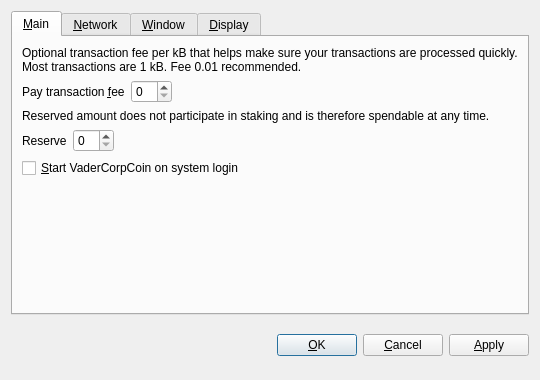
<?xml version="1.0" encoding="UTF-8"?>
<ui version="4.0">
 <class>OptionsDialog</class>
 <widget class="QDialog" name="OptionsDialog">
  <property name="geometry">
   <rect>
    <x>0</x>
    <y>0</y>
    <width>540</width>
    <height>380</height>
   </rect>
  </property>
  <property name="windowTitle">
   <string>Options</string>
  </property>
  <property name="modal">
   <bool>true</bool>
  </property>
  <layout class="QVBoxLayout" name="verticalLayout">
   <item>
    <widget class="QTabWidget" name="tabWidget">
     <property name="tabPosition">
      <enum>QTabWidget::North</enum>
     </property>
     <property name="currentIndex">
      <number>0</number>
     </property>
     <widget class="QWidget" name="tabMain">
      <attribute name="title">
       <string>&amp;Main</string>
      </attribute>
      <layout class="QVBoxLayout" name="verticalLayout_Main">
       <item>
        <widget class="QLabel" name="transactionFeeInfoLabel">
         <property name="text">
          <string>Optional transaction fee per kB that helps make sure your transactions are processed quickly. Most transactions are 1 kB. Fee 0.01 recommended.</string>
         </property>
         <property name="textFormat">
          <enum>Qt::PlainText</enum>
         </property>
         <property name="wordWrap">
          <bool>true</bool>
         </property>
        </widget>
       </item>
       <item>
        <layout class="QHBoxLayout" name="horizontalLayoutFee">
         <item>
          <widget class="QLabel" name="transactionFeeLabel">
           <property name="text">
            <string>Pay transaction &amp;fee</string>
           </property>
           <property name="textFormat">
            <enum>Qt::PlainText</enum>
           </property>
           <property name="buddy">
            <cstring>transactionFee</cstring>
           </property>
          </widget>
         </item>
         <item>
          <widget class="BitcoinAmountField" name="transactionFee"/>
         </item>
         <item>
          <spacer name="horizontalSpacerFee">
           <property name="orientation">
            <enum>Qt::Horizontal</enum>
           </property>
           <property name="sizeHint" stdset="0">
            <size>
             <width>40</width>
             <height>20</height>
            </size>
           </property>
          </spacer>
         </item>
        </layout>
       </item>
       <item>
        <widget class="QLabel" name="reserveBalanceInfoLabel">
         <property name="text">
          <string>Reserved amount does not participate in staking and is therefore spendable at any time.</string>
         </property>
         <property name="textFormat">
          <enum>Qt::PlainText</enum>
         </property>
         <property name="wordWrap">
          <bool>true</bool>
         </property>
        </widget>
       </item>
       <item>
        <layout class="QHBoxLayout" name="horizontalLayoutReserveBalance">
         <item>
          <widget class="QLabel" name="reserveBalanceLabel">
           <property name="text">
            <string>Reserve</string>
           </property>
           <property name="textFormat">
            <enum>Qt::PlainText</enum>
           </property>
           <property name="buddy">
            <cstring>reserveBalance</cstring>
           </property>
          </widget>
         </item>
         <item>
          <widget class="BitcoinAmountField" name="reserveBalance"/>
         </item>
         <item>
          <spacer name="horizontalSpacerReserveBalance">
           <property name="orientation">
            <enum>Qt::Horizontal</enum>
           </property>
           <property name="sizeHint" stdset="0">
            <size>
             <width>40</width>
             <height>20</height>
            </size>
           </property>
          </spacer>
         </item>
        </layout>
       </item>
       <item>
        <widget class="QCheckBox" name="bitcoinAtStartup">
         <property name="toolTip">
          <string>Automatically start VaderCorpCoin after logging in to the system.</string>
         </property>
         <property name="text">
          <string>&amp;Start VaderCorpCoin on system login</string>
         </property>
        </widget>
       </item>
       <item>
        <spacer name="verticalSpacer_Main">
         <property name="orientation">
          <enum>Qt::Vertical</enum>
         </property>
         <property name="sizeHint" stdset="0">
          <size>
           <width>20</width>
           <height>40</height>
          </size>
         </property>
        </spacer>
       </item>
      </layout>
     </widget>
     <widget class="QWidget" name="tabNetwork">
      <attribute name="title">
       <string>&amp;Network</string>
      </attribute>
      <layout class="QVBoxLayout" name="verticalLayout_Network">
       <item>
        <widget class="QCheckBox" name="mapPortUpnp">
         <property name="toolTip">
          <string>Automatically open the VaderCorpCoin client port on the router. This only works when your router supports UPnP and it is enabled.</string>
         </property>
         <property name="text">
          <string>Map port using &amp;UPnP</string>
         </property>
        </widget>
       </item>
       <item>
        <widget class="QCheckBox" name="connectSocks">
         <property name="toolTip">
          <string>Connect to the VaderCorpCoin network through a SOCKS proxy (e.g. when connecting through Tor).</string>
         </property>
         <property name="text">
          <string>&amp;Connect through SOCKS proxy:</string>
         </property>
        </widget>
       </item>
       <item>
        <layout class="QHBoxLayout" name="horizontalLayout_Network">
         <item>
          <widget class="QLabel" name="proxyIpLabel">
           <property name="text">
            <string>Proxy &amp;IP:</string>
           </property>
           <property name="textFormat">
            <enum>Qt::PlainText</enum>
           </property>
           <property name="buddy">
            <cstring>proxyIp</cstring>
           </property>
          </widget>
         </item>
         <item>
          <widget class="QValidatedLineEdit" name="proxyIp">
           <property name="maximumSize">
            <size>
             <width>140</width>
             <height>16777215</height>
            </size>
           </property>
           <property name="toolTip">
            <string>IP address of the proxy (e.g. 127.0.0.1)</string>
           </property>
          </widget>
         </item>
         <item>
          <widget class="QLabel" name="proxyPortLabel">
           <property name="text">
            <string>&amp;Port:</string>
           </property>
           <property name="textFormat">
            <enum>Qt::PlainText</enum>
           </property>
           <property name="buddy">
            <cstring>proxyPort</cstring>
           </property>
          </widget>
         </item>
         <item>
          <widget class="QLineEdit" name="proxyPort">
           <property name="maximumSize">
            <size>
             <width>55</width>
             <height>16777215</height>
            </size>
           </property>
           <property name="toolTip">
            <string>Port of the proxy (e.g. 9050)</string>
           </property>
          </widget>
         </item>
         <item>
          <widget class="QLabel" name="socksVersionLabel">
           <property name="text">
            <string>SOCKS &amp;Version:</string>
           </property>
           <property name="textFormat">
            <enum>Qt::PlainText</enum>
           </property>
           <property name="buddy">
            <cstring>socksVersion</cstring>
           </property>
          </widget>
         </item>
         <item>
          <widget class="QValueComboBox" name="socksVersion">
           <property name="toolTip">
            <string>SOCKS version of the proxy (e.g. 5)</string>
           </property>
          </widget>
         </item>
         <item>
          <spacer name="horizontalSpacer_Network">
           <property name="orientation">
            <enum>Qt::Horizontal</enum>
           </property>
           <property name="sizeHint" stdset="0">
            <size>
             <width>40</width>
             <height>20</height>
            </size>
           </property>
          </spacer>
         </item>
        </layout>
       </item>
       <item>
        <spacer name="verticalSpacer_Network">
         <property name="orientation">
          <enum>Qt::Vertical</enum>
         </property>
         <property name="sizeHint" stdset="0">
          <size>
           <width>20</width>
           <height>40</height>
          </size>
         </property>
        </spacer>
       </item>
      </layout>
     </widget>
     <widget class="QWidget" name="tabWindow">
      <attribute name="title">
       <string>&amp;Window</string>
      </attribute>
      <layout class="QVBoxLayout" name="verticalLayout_Window">
       <item>
        <widget class="QCheckBox" name="minimizeToTray">
         <property name="toolTip">
          <string>Show only a tray icon after minimizing the window.</string>
         </property>
         <property name="text">
          <string>&amp;Minimize to the tray instead of the taskbar</string>
         </property>
        </widget>
       </item>
       <item>
        <widget class="QCheckBox" name="minimizeOnClose">
         <property name="toolTip">
          <string>Minimize instead of exit the application when the window is closed. When this option is enabled, the application will be closed only after selecting Quit in the menu.</string>
         </property>
         <property name="text">
          <string>M&amp;inimize on close</string>
         </property>
        </widget>
       </item>
       <item>
        <spacer name="verticalSpacer_Window">
         <property name="orientation">
          <enum>Qt::Vertical</enum>
         </property>
         <property name="sizeHint" stdset="0">
          <size>
           <width>20</width>
           <height>40</height>
          </size>
         </property>
        </spacer>
       </item>
      </layout>
     </widget>
     <widget class="QWidget" name="tabDisplay">
      <attribute name="title">
       <string>&amp;Display</string>
      </attribute>
      <layout class="QVBoxLayout" name="verticalLayout_Display">
       <item>
        <layout class="QHBoxLayout" name="horizontalLayout_1_Display">
         <item>
          <widget class="QLabel" name="langLabel">
           <property name="text">
            <string>User Interface &amp;language:</string>
           </property>
           <property name="textFormat">
            <enum>Qt::PlainText</enum>
           </property>
           <property name="buddy">
            <cstring>lang</cstring>
           </property>
          </widget>
         </item>
         <item>
          <widget class="QValueComboBox" name="lang">
           <property name="toolTip">
            <string>The user interface language can be set here. This setting will take effect after restarting VaderCorpCoin.</string>
           </property>
          </widget>
         </item>
        </layout>
       </item>
       <item>
        <layout class="QHBoxLayout" name="horizontalLayout_2_Display">
         <item>
          <widget class="QLabel" name="unitLabel">
           <property name="text">
            <string>&amp;Unit to show amounts in:</string>
           </property>
           <property name="textFormat">
            <enum>Qt::PlainText</enum>
           </property>
           <property name="buddy">
            <cstring>unit</cstring>
           </property>
          </widget>
         </item>
         <item>
          <widget class="QValueComboBox" name="unit">
           <property name="toolTip">
            <string>Choose the default subdivision unit to show in the interface and when sending coins.</string>
           </property>
          </widget>
         </item>
        </layout>
       </item>
       <item>
        <widget class="QCheckBox" name="displayAddresses">
         <property name="toolTip">
          <string>Whether to show VaderCorpCoin addresses in the transaction list or not.</string>
         </property>
         <property name="text">
          <string>&amp;Display addresses in transaction list</string>
         </property>
        </widget>
       </item>
       <item>
        <widget class="QCheckBox" name="coinControlFeatures">
         <property name="toolTip">
          <string>Whether to show coin control features or not.</string>
         </property>
         <property name="text">
          <string>Display coin &amp;control features (experts only!)</string>
         </property>
        </widget>
       </item>
       <item>
        <spacer name="verticalSpacer_Display">
         <property name="orientation">
          <enum>Qt::Vertical</enum>
         </property>
         <property name="sizeHint" stdset="0">
          <size>
           <width>20</width>
           <height>40</height>
          </size>
         </property>
        </spacer>
       </item>
      </layout>
     </widget>
    </widget>
   </item>
   <item>
    <layout class="QHBoxLayout" name="horizontalLayout_Buttons">
     <item>
      <spacer name="horizontalSpacer_1">
       <property name="orientation">
        <enum>Qt::Horizontal</enum>
       </property>
       <property name="sizeHint" stdset="0">
        <size>
         <width>40</width>
         <height>48</height>
        </size>
       </property>
      </spacer>
     </item>
     <item>
      <widget class="QLabel" name="statusLabel">
       <property name="font">
        <font>
         <weight>75</weight>
         <bold>true</bold>
        </font>
       </property>
       <property name="text">
        <string/>
       </property>
       <property name="textFormat">
        <enum>Qt::PlainText</enum>
       </property>
       <property name="wordWrap">
        <bool>true</bool>
       </property>
      </widget>
     </item>
     <item>
      <spacer name="horizontalSpacer_2">
       <property name="orientation">
        <enum>Qt::Horizontal</enum>
       </property>
       <property name="sizeHint" stdset="0">
        <size>
         <width>40</width>
         <height>48</height>
        </size>
       </property>
      </spacer>
     </item>
     <item>
      <widget class="QPushButton" name="okButton">
       <property name="text">
        <string>&amp;OK</string>
       </property>
      </widget>
     </item>
     <item>
      <widget class="QPushButton" name="cancelButton">
       <property name="text">
        <string>&amp;Cancel</string>
       </property>
       <property name="autoDefault">
        <bool>false</bool>
       </property>
      </widget>
     </item>
     <item>
      <widget class="QPushButton" name="applyButton">
       <property name="text">
        <string>&amp;Apply</string>
       </property>
       <property name="autoDefault">
        <bool>false</bool>
       </property>
      </widget>
     </item>
    </layout>
   </item>
  </layout>
 </widget>
 <customwidgets>
  <customwidget>
   <class>BitcoinAmountField</class>
   <extends>QSpinBox</extends>
   <header>bitcoinamountfield.h</header>
  </customwidget>
  <customwidget>
   <class>QValueComboBox</class>
   <extends>QComboBox</extends>
   <header>qvaluecombobox.h</header>
  </customwidget>
  <customwidget>
   <class>QValidatedLineEdit</class>
   <extends>QLineEdit</extends>
   <header>qvalidatedlineedit.h</header>
  </customwidget>
 </customwidgets>
 <resources/>
 <connections/>
</ui>
